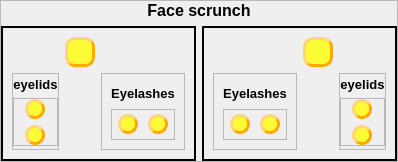
           <widget class="QFrame" name="frame_41">
            <property name="frameShape">
             <enum>QFrame::StyledPanel</enum>
            </property>
            <property name="frameShadow">
             <enum>QFrame::Plain</enum>
            </property>
            <layout class="QGridLayout" name="gridLayout_47">
             <property name="leftMargin">
              <number>0</number>
             </property>
             <property name="topMargin">
              <number>0</number>
             </property>
             <property name="rightMargin">
              <number>0</number>
             </property>
             <property name="bottomMargin">
              <number>0</number>
             </property>
             <item row="1" column="0">
              <widget class="QFrame" name="frame_42">
               <property name="frameShape">
                <enum>QFrame::WinPanel</enum>
               </property>
               <property name="frameShadow">
                <enum>QFrame::Plain</enum>
               </property>
               <layout class="QGridLayout" name="gridLayout_48">
                <item row="0" column="1">
                 <widget class="QPushButton" name="CTRL_R_eye_faceScrunch">
                  <property name="minimumSize">
                   <size>
                    <width>30</width>
                    <height>30</height>
                   </size>
                  </property>
                  <property name="maximumSize">
                   <size>
                    <width>30</width>
                    <height>30</height>
                   </size>
                  </property>
                  <property name="styleSheet">
                   <string notr="true">QPushButton{
background-color: rgba(255, 255, 0, 200);
border-style: outset;
border-width: 3px;
border-radius: 10px;
border-color: rgb(255, 170, 0);
}
QPushButton:hover{
background-color:rgba(0,0,200,60); 
color: black;}
QPushButton:checked{
background-color: rgba(0,255, 0 ,200);
border-style: inset; }

</string>
                  </property>
                  <property name="text">
                   <string/>
                  </property>
                 </widget>
                </item>
                <item row="1" column="0" rowspan="2">
                 <widget class="QFrame" name="frame_43">
                  <property name="frameShape">
                   <enum>QFrame::StyledPanel</enum>
                  </property>
                  <property name="frameShadow">
                   <enum>QFrame::Raised</enum>
                  </property>
                  <layout class="QGridLayout" name="gridLayout_49">
                   <property name="leftMargin">
                    <number>0</number>
                   </property>
                   <property name="topMargin">
                    <number>3</number>
                   </property>
                   <property name="rightMargin">
                    <number>0</number>
                   </property>
                   <property name="bottomMargin">
                    <number>3</number>
                   </property>
                   <item row="0" column="0">
                    <widget class="QLabel" name="label_19">
                     <property name="maximumSize">
                      <size>
                       <width>16777215</width>
                       <height>20</height>
                      </size>
                     </property>
                     <property name="font">
                      <font>
                       <pointsize>10</pointsize>
                       <weight>75</weight>
                       <bold>true</bold>
                      </font>
                     </property>
                     <property name="text">
                      <string>eyelids</string>
                     </property>
                     <property name="alignment">
                      <set>Qt::AlignCenter</set>
                     </property>
                    </widget>
                   </item>
                   <item row="1" column="0">
                    <widget class="QFrame" name="frame_44">
                     <property name="frameShape">
                      <enum>QFrame::StyledPanel</enum>
                     </property>
                     <property name="frameShadow">
                      <enum>QFrame::Raised</enum>
                     </property>
                     <layout class="QGridLayout" name="gridLayout_50">
                      <property name="leftMargin">
                       <number>0</number>
                      </property>
                      <property name="topMargin">
                       <number>0</number>
                      </property>
                      <property name="rightMargin">
                       <number>0</number>
                      </property>
                      <property name="bottomMargin">
                       <number>0</number>
                      </property>
                      <property name="horizontalSpacing">
                       <number>0</number>
                      </property>
                      <item row="0" column="0">
                       <widget class="QPushButton" name="CTRL_R_eye_eyelidU">
                        <property name="minimumSize">
                         <size>
                          <width>20</width>
                          <height>20</height>
                         </size>
                        </property>
                        <property name="maximumSize">
                         <size>
                          <width>20</width>
                          <height>20</height>
                         </size>
                        </property>
                        <property name="styleSheet">
                         <string notr="true">QPushButton{
background-color: rgba(255, 255, 0, 200);
border-style: outset;
border-width: 3px;
border-radius: 10px;
border-color: rgb(255, 170, 0);
}
QPushButton:hover{
background-color:rgba(0,0,200,60); 
color: black;}
QPushButton:checked{
background-color: rgba(0,255, 0 ,200);
border-style: inset; }

</string>
                        </property>
                        <property name="text">
                         <string/>
                        </property>
                       </widget>
                      </item>
                      <item row="1" column="0">
                       <widget class="QPushButton" name="CTRL_R_eye_eyelidD">
                        <property name="minimumSize">
                         <size>
                          <width>20</width>
                          <height>20</height>
                         </size>
                        </property>
                        <property name="maximumSize">
                         <size>
                          <width>20</width>
                          <height>20</height>
                         </size>
                        </property>
                        <property name="styleSheet">
                         <string notr="true">QPushButton{
background-color: rgba(255, 255, 0, 200);
border-style: outset;
border-width: 3px;
border-radius: 10px;
border-color: rgb(255, 170, 0);
}
QPushButton:hover{
background-color:rgba(0,0,200,60); 
color: black;}
QPushButton:checked{
background-color: rgba(0,255, 0 ,200);
border-style: inset; }

</string>
                        </property>
                        <property name="text">
                         <string/>
                        </property>
                       </widget>
                      </item>
                     </layout>
                    </widget>
                   </item>
                  </layout>
                 </widget>
                </item>
                <item row="1" column="2" rowspan="2">
                 <widget class="QFrame" name="frame_45">
                  <property name="frameShape">
                   <enum>QFrame::StyledPanel</enum>
                  </property>
                  <property name="frameShadow">
                   <enum>QFrame::Raised</enum>
                  </property>
                  <layout class="QGridLayout" name="gridLayout_51">
                   <item row="0" column="0">
                    <widget class="QLabel" name="label_17">
                     <property name="maximumSize">
                      <size>
                       <width>16777215</width>
                       <height>20</height>
                      </size>
                     </property>
                     <property name="font">
                      <font>
                       <pointsize>10</pointsize>
                       <weight>75</weight>
                       <bold>true</bold>
                      </font>
                     </property>
                     <property name="styleSheet">
                      <string notr="true">background-color: rgba(255, 255, 0, 0);
border-style: outset;
border-width: 0px;
border-radius: 10px;
border-color: rgb(255, 170, 0);



</string>
                     </property>
                     <property name="text">
                      <string>Eyelashes</string>
                     </property>
                     <property name="alignment">
                      <set>Qt::AlignCenter</set>
                     </property>
                    </widget>
                   </item>
                   <item row="1" column="0">
                    <widget class="QFrame" name="frame_68">
                     <property name="frameShape">
                      <enum>QFrame::StyledPanel</enum>
                     </property>
                     <property name="frameShadow">
                      <enum>QFrame::Plain</enum>
                     </property>
                     <layout class="QGridLayout" name="gridLayout_76">
                      <property name="leftMargin">
                       <number>2</number>
                      </property>
                      <property name="topMargin">
                       <number>2</number>
                      </property>
                      <property name="rightMargin">
                       <number>2</number>
                      </property>
                      <property name="bottomMargin">
                       <number>2</number>
                      </property>
                      <item row="0" column="0">
                       <widget class="QPushButton" name="CTRL_R_eyelashes_tweakerOut">
                        <property name="minimumSize">
                         <size>
                          <width>20</width>
                          <height>20</height>
                         </size>
                        </property>
                        <property name="maximumSize">
                         <size>
                          <width>20</width>
                          <height>20</height>
                         </size>
                        </property>
                        <property name="styleSheet">
                         <string notr="true">QPushButton{
background-color: rgba(255, 255, 0, 200);
border-style: outset;
border-width: 3px;
border-radius: 10px;
border-color: rgb(255, 170, 0);
}
QPushButton:hover{
background-color:rgba(0,0,200,60); 
color: black;}
QPushButton:checked{
background-color: rgba(0,255, 0 ,200);
border-style: inset; }

</string>
                        </property>
                        <property name="text">
                         <string/>
                        </property>
                       </widget>
                      </item>
                      <item row="0" column="1">
                       <widget class="QPushButton" name="CTRL_R_eyelashes_tweakerIn">
                        <property name="minimumSize">
                         <size>
                          <width>20</width>
                          <height>20</height>
                         </size>
                        </property>
                        <property name="maximumSize">
                         <size>
                          <width>20</width>
                          <height>20</height>
                         </size>
                        </property>
                        <property name="styleSheet">
                         <string notr="true">QPushButton{
background-color: rgba(255, 255, 0, 200);
border-style: outset;
border-width: 3px;
border-radius: 10px;
border-color: rgb(255, 170, 0);
}
QPushButton:hover{
background-color:rgba(0,0,200,60); 
color: black;}
QPushButton:checked{
background-color: rgba(0,255, 0 ,200);
border-style: inset; }

</string>
                        </property>
                        <property name="text">
                         <string/>
                        </property>
                       </widget>
                      </item>
                     </layout>
                    </widget>
                   </item>
                  </layout>
                 </widget>
                </item>
               </layout>
              </widget>
             </item>
             <item row="1" column="1">
              <widget class="QFrame" name="frame_69">
               <property name="frameShape">
                <enum>QFrame::WinPanel</enum>
               </property>
               <property name="frameShadow">
                <enum>QFrame::Plain</enum>
               </property>
               <layout class="QGridLayout" name="gridLayout_77">
                <item row="0" column="1">
                 <widget class="QPushButton" name="CTRL_L_eye_faceScrunch">
                  <property name="minimumSize">
                   <size>
                    <width>30</width>
                    <height>30</height>
                   </size>
                  </property>
                  <property name="maximumSize">
                   <size>
                    <width>30</width>
                    <height>30</height>
                   </size>
                  </property>
                  <property name="styleSheet">
                   <string notr="true">QPushButton{
background-color: rgba(255, 255, 0, 200);
border-style: outset;
border-width: 3px;
border-radius: 10px;
border-color: rgb(255, 170, 0);
}
QPushButton:hover{
background-color:rgba(0,0,200,60); 
color: black;}
QPushButton:checked{
background-color: rgba(0,255, 0 ,200);
border-style: inset; }

</string>
                  </property>
                  <property name="text">
                   <string/>
                  </property>
                 </widget>
                </item>
                <item row="1" column="2">
                 <widget class="QFrame" name="frame_70">
                  <property name="frameShape">
                   <enum>QFrame::StyledPanel</enum>
                  </property>
                  <property name="frameShadow">
                   <enum>QFrame::Raised</enum>
                  </property>
                  <layout class="QGridLayout" name="gridLayout_78">
                   <property name="leftMargin">
                    <number>0</number>
                   </property>
                   <property name="topMargin">
                    <number>3</number>
                   </property>
                   <property name="rightMargin">
                    <number>0</number>
                   </property>
                   <property name="bottomMargin">
                    <number>3</number>
                   </property>
                   <item row="0" column="0">
                    <widget class="QLabel" name="label_21">
                     <property name="maximumSize">
                      <size>
                       <width>16777215</width>
                       <height>20</height>
                      </size>
                     </property>
                     <property name="font">
                      <font>
                       <pointsize>10</pointsize>
                       <weight>75</weight>
                       <bold>true</bold>
                      </font>
                     </property>
                     <property name="text">
                      <string>eyelids</string>
                     </property>
                     <property name="alignment">
                      <set>Qt::AlignCenter</set>
                     </property>
                    </widget>
                   </item>
                   <item row="1" column="0">
                    <widget class="QFrame" name="frame_71">
                     <property name="frameShape">
                      <enum>QFrame::StyledPanel</enum>
                     </property>
                     <property name="frameShadow">
                      <enum>QFrame::Raised</enum>
                     </property>
                     <layout class="QGridLayout" name="gridLayout_79">
                      <property name="leftMargin">
                       <number>0</number>
                      </property>
                      <property name="topMargin">
                       <number>0</number>
                      </property>
                      <property name="rightMargin">
                       <number>0</number>
                      </property>
                      <property name="bottomMargin">
                       <number>0</number>
                      </property>
                      <item row="0" column="0">
                       <widget class="QPushButton" name="CTRL_L_eye_eyelidU">
                        <property name="minimumSize">
                         <size>
                          <width>20</width>
                          <height>20</height>
                         </size>
                        </property>
                        <property name="maximumSize">
                         <size>
                          <width>20</width>
                          <height>20</height>
                         </size>
                        </property>
                        <property name="styleSheet">
                         <string notr="true">QPushButton{
background-color: rgba(255, 255, 0, 200);
border-style: outset;
border-width: 3px;
border-radius: 10px;
border-color: rgb(255, 170, 0);
}
QPushButton:hover{
background-color:rgba(0,0,200,60); 
color: black;}
QPushButton:checked{
background-color: rgba(0,255, 0 ,200);
border-style: inset; }

</string>
                        </property>
                        <property name="text">
                         <string/>
                        </property>
                       </widget>
                      </item>
                      <item row="1" column="0">
                       <widget class="QPushButton" name="CTRL_L_eye_eyelidD">
                        <property name="minimumSize">
                         <size>
                          <width>20</width>
                          <height>20</height>
                         </size>
                        </property>
                        <property name="maximumSize">
                         <size>
                          <width>20</width>
                          <height>20</height>
                         </size>
                        </property>
                        <property name="styleSheet">
                         <string notr="true">QPushButton{
background-color: rgba(255, 255, 0, 200);
border-style: outset;
border-width: 3px;
border-radius: 10px;
border-color: rgb(255, 170, 0);
}
QPushButton:hover{
background-color:rgba(0,0,200,60); 
color: black;}
QPushButton:checked{
background-color: rgba(0,255, 0 ,200);
border-style: inset; }

</string>
                        </property>
                        <property name="text">
                         <string/>
                        </property>
                       </widget>
                      </item>
                     </layout>
                    </widget>
                   </item>
                  </layout>
                 </widget>
                </item>
                <item row="1" column="0">
                 <widget class="QFrame" name="frame_72">
                  <property name="frameShape">
                   <enum>QFrame::StyledPanel</enum>
                  </property>
                  <property name="frameShadow">
                   <enum>QFrame::Raised</enum>
                  </property>
                  <layout class="QGridLayout" name="gridLayout_80">
                   <item row="0" column="0">
                    <widget class="QLabel" name="label_20">
                     <property name="maximumSize">
                      <size>
                       <width>16777215</width>
                       <height>20</height>
                      </size>
                     </property>
                     <property name="font">
                      <font>
                       <pointsize>10</pointsize>
                       <weight>75</weight>
                       <bold>true</bold>
                      </font>
                     </property>
                     <property name="styleSheet">
                      <string notr="true">background-color: rgba(255, 255, 0, 0);
border-style: outset;
border-width: 0px;
border-radius: 10px;
border-color: rgb(255, 170, 0);



</string>
                     </property>
                     <property name="text">
                      <string>Eyelashes</string>
                     </property>
                     <property name="alignment">
                      <set>Qt::AlignCenter</set>
                     </property>
                    </widget>
                   </item>
                   <item row="1" column="0">
                    <widget class="QFrame" name="frame_73">
                     <property name="frameShape">
                      <enum>QFrame::StyledPanel</enum>
                     </property>
                     <property name="frameShadow">
                      <enum>QFrame::Plain</enum>
                     </property>
                     <layout class="QGridLayout" name="gridLayout_81">
                      <property name="leftMargin">
                       <number>2</number>
                      </property>
                      <property name="topMargin">
                       <number>2</number>
                      </property>
                      <property name="rightMargin">
                       <number>2</number>
                      </property>
                      <property name="bottomMargin">
                       <number>2</number>
                      </property>
                      <item row="0" column="0">
                       <widget class="QPushButton" name="CTRL_L_eyelashes_tweakerIn">
                        <property name="minimumSize">
                         <size>
                          <width>20</width>
                          <height>20</height>
                         </size>
                        </property>
                        <property name="maximumSize">
                         <size>
                          <width>20</width>
                          <height>20</height>
                         </size>
                        </property>
                        <property name="styleSheet">
                         <string notr="true">QPushButton{
background-color: rgba(255, 255, 0, 200);
border-style: outset;
border-width: 3px;
border-radius: 10px;
border-color: rgb(255, 170, 0);
}
QPushButton:hover{
background-color:rgba(0,0,200,60); 
color: black;}
QPushButton:checked{
background-color: rgba(0,255, 0 ,200);
border-style: inset; }

</string>
                        </property>
                        <property name="text">
                         <string/>
                        </property>
                       </widget>
                      </item>
                      <item row="0" column="1">
                       <widget class="QPushButton" name="CTRL_L_eyelashes_tweakerOut">
                        <property name="minimumSize">
                         <size>
                          <width>20</width>
                          <height>20</height>
                         </size>
                        </property>
                        <property name="maximumSize">
                         <size>
                          <width>20</width>
                          <height>20</height>
                         </size>
                        </property>
                        <property name="styleSheet">
                         <string notr="true">QPushButton{
background-color: rgba(255, 255, 0, 200);
border-style: outset;
border-width: 3px;
border-radius: 10px;
border-color: rgb(255, 170, 0);
}
QPushButton:hover{
background-color:rgba(0,0,200,60); 
color: black;}
QPushButton:checked{
background-color: rgba(0,255, 0 ,200);
border-style: inset; }

</string>
                        </property>
                        <property name="text">
                         <string/>
                        </property>
                       </widget>
                      </item>
                     </layout>
                    </widget>
                   </item>
                  </layout>
                 </widget>
                </item>
               </layout>
              </widget>
             </item>
             <item row="0" column="0" colspan="2">
              <widget class="QLabel" name="label_22">
               <property name="maximumSize">
                <size>
                 <width>16777215</width>
                 <height>30</height>
                </size>
               </property>
               <property name="font">
                <font>
                 <pointsize>12</pointsize>
                 <weight>75</weight>
                 <bold>true</bold>
                </font>
               </property>
               <property name="text">
                <string>Face scrunch</string>
               </property>
               <property name="alignment">
                <set>Qt::AlignCenter</set>
               </property>
              </widget>
             </item>
            </layout>
           </widget>
